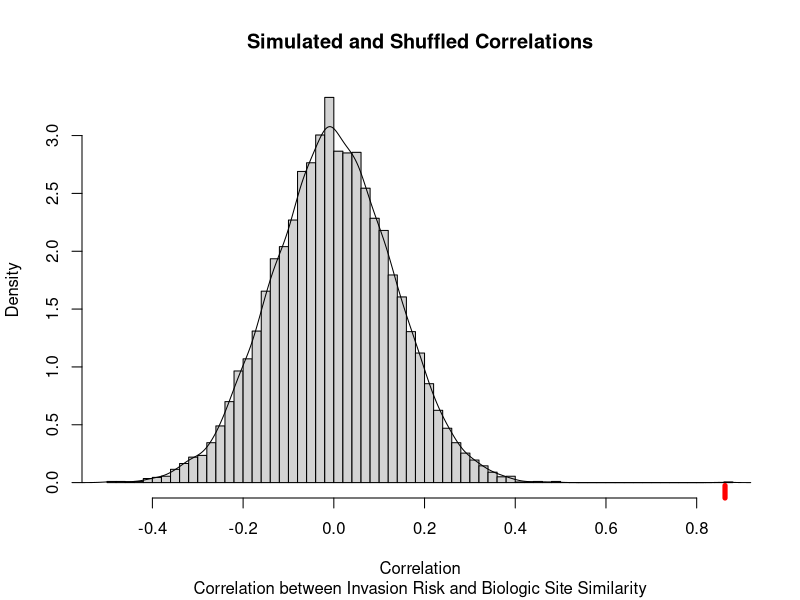

Write R code to recreate this figure.
#' ---
#' title: "Permutation Test design to evaluate correlations between invasion risk and biological site dissimilarity."
#' author: "Paul Czechowski"
#' date: "April 19th, 2018"
#' output: pdf_document
#' toc: true
#' highlight: zenburn
#' bibliography: ./references.bib
#' ---
#'
#' # Preface
#'
#' Path names are defined relative  to the project directory. This code 
#' commentary is included in the R code itself and can be rendered at any stage
#' using `rmarkdown::render ("/Users/paul/Documents/CU_combined/Github/500_permutation_test_design.R")`. Please check the
#' session info at the end of the document for further notes on the coding environment.
#' 
#' # Background
#'
#' Required is a test to compare two matrices of identical dimensions, the first
#' containing Invasion Risks (continuous data between 1 and 7 of unknown distribution)
#' and Site (Dis)Similarity (retrieved from sequencing data). Permutation testing modified
#' from the vignette of the `permute` package, and can likely be sped up.
#' Necessary changes to be implemented:
#' 
#'   * not here but in real data: average Unifrac per port (across matrix blocks)
#'
#' <!-- #################################################################### -->


#' <!-- #################################################################### -->
#'
#' # Prepare Environment
library("permute")

rm(list=ls())
set.seed(42)

#' ## Functions
#'
#' Function to get normal.
get_normal <- function(m){
     (m - min(m))/(max(m)-min(m))
}

#'  This function takes in a matrix and adds some random noise
#'  (from  `https://stats.stackexchange.com/questions/46302/adding-noise-to-a-matrix-vector`)
add_noise <- function(mtx, mini = -0.00001, maxi = 0.0001) {
  if (!is.matrix(mtx)) mtx <- matrix(mtx, byrow = TRUE, nrow = 1)
  random.stuff <- matrix(runif(prod(dim(mtx)), min = mini, max = maxi), nrow = dim(mtx)[1])
  random.stuff + mtx
}

#' # Data read-in
#'
#' Create matrix to simulate invasion risk: `1` = low risk, `6` = high risk. And add
#' some noise to data.
rmat_orig <- matrix(sample(1:6, size=100, replace=TRUE), ncol = 10)
rmat_raw <- rmat_orig
diag(rmat_raw) <- 0

rmat_orig[lower.tri(rmat_orig)] <- NA
diag(rmat_orig) <- 0

rmat <- add_noise(rmat_orig, mini = -0.01, maxi = 0.01)
diag(rmat) <- 0

#' Original and noisy risk matrices:
rmat_orig
rmat

#' Create matrix to simulate species similarity matrix, based on invasion risk
#' scaling between 0 - 1 to simulate similarity. Then adding some noise to data.
dmat_orig <- apply (rmat_raw, 2, get_normal)
dmat_orig[lower.tri(dmat_orig)] <- NA 
dmat <- add_noise(dmat_orig, mini = 0.000, maxi = 0.01) 
diag(dmat) <- 0


#' Original and noisy dissimilarity matrices:
dmat_orig
dmat

#' # Data Formatting
#' 
#' Matrix structure is irrelevant and arbitrary - matrices can be dissolved into vectors:
rvec <- c(rmat)
dvec <- c(dmat)

rvec
dvec

#' # Data analysis 1 - correlation and _p_ value
#' 
#' Correlation and p-value based on Kendall (non-normal data):
# correlation
cor(rvec, dvec, use = "pairwise.complete.obs", method = "kendall") 
# "greater" corresponds to positive association,
cor.test(rvec, dvec, method = "kendall", alternative = "greater") 


#' # Data analysis 2 - correlation and permutation test 
#' 

perm_risk <- numeric(length = 10000) # create vector to store results, 
                                     #   with length equal to the amount of
                                     #   permutations
n = length(rvec)                     
set.seed(42)

#' Fill vector `perm_risk` with correlations between permuted risk vector and
#' vector containing biological species dissimilarities. 
#' Loop over integer vector with length of permutations.
for (i in seq_len(length(perm_risk) - 1)) {

     # create and store permuted vector indices to shuffle real data one line
     #   below
     perm <- shuffle(n)
     
     # fill vector of defined length loop-by-loop  
     perm_risk[i] <- cor(rvec[perm], dvec, use = "pairwise.complete.obs", method = "kendall")
  }


#' Fill vector `perm_risk` with correlations between measured risk vector and
#'  vector containing biological species dissimilarities.
perm_risk[length(perm_risk)] <- cor(rvec, dvec, use = "pairwise.complete.obs", method = "kendall") 

#' unsfuffeled "true" correlation for input data:
perm_risk[length(perm_risk)]

#' Show results graphically - see red dot of x-axis.
hist (perm_risk, 
      main = "Simulated and Shuffled Correlations",
      sub = "Correlation between Invasion Risk and Biologic Site Similarity",
      xlab = "Correlation", 
      breaks = 75, 
      prob=TRUE)
lines(density(perm_risk))
rug(perm_risk[length(perm_risk)], col = "red", lwd = 5)

#' Count random correlations that are as high as the non-random one.
h_corr <- sum(perm_risk >=  perm_risk[length(perm_risk)])

#' Permutational _p_-value:
h_corr / length (perm_risk)

#' Strong evidence against the null hypothesis of no correlation between the two
#' matrices.

#' <!-- #################################################################### -->
#'
#' # Session info
#'
#' The code and output in this document were tested and generated in the
#' following computing environment:
#+ echo=FALSE
sessionInfo()

#' # References
